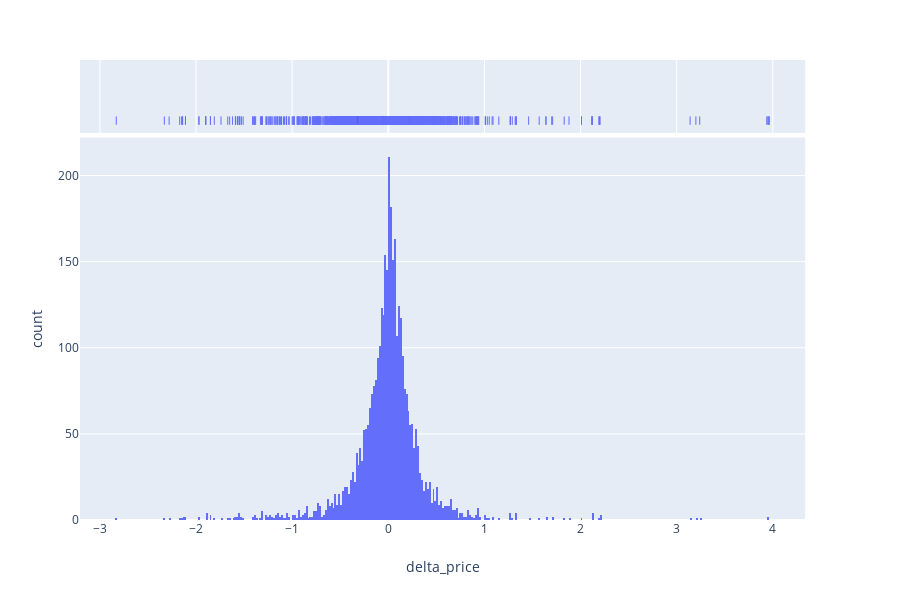

The code cell stored with this chart in its notebook:
### Code cell
px.histogram(twitter_df,x='delta_price',marginal='rug')#.hist(bins='auto')

### Figure 1 — Plotly figure (JSON) as saved in the notebook; plotly's stock layout.template omitted (floating-point values rounded to 4 significant figures; data arrays with more than 128 entries replaced by an {"elided": "..."} marker saying what was removed)
{"data": [{"alignmentgroup": "True", "bingroup": "x", "hoverlabel": {"namelength": 0}, "hovertemplate": "delta_price=%{x}<br>count=%{y}", "legendgroup": "", "marker": {"color": "#636efa"}, "name": "", "offsetgroup": "", "orientation": "v", "showlegend": false, "type": "histogram", "x": {"elided": "24020 float values"}, "xaxis": "x", "yaxis": "y"}, {"alignmentgroup": "True", "boxpoints": "all", "fillcolor": "rgba(255,255,255,0)", "hoverlabel": {"namelength": 0}, "hoveron": "points", "hovertemplate": "delta_price=%{x}", "jitter": 0, "legendgroup": "", "line": {"color": "rgba(255,255,255,0)"}, "marker": {"color": "#636efa", "symbol": "line-ns-open"}, "name": "", "offsetgroup": "", "showlegend": false, "type": "box", "x": {"elided": "24020 float values"}, "xaxis": "x2", "yaxis": "y2"}], "layout": {"barmode": "relative", "height": 600, "legend": {"tracegroupgap": 0}, "margin": {"t": 60}, "xaxis": {"anchor": "y", "domain": [0, 0.98], "title": {"text": "delta_price"}}, "xaxis2": {"anchor": "y2", "domain": [0, 0.98], "matches": "x", "showgrid": true, "showticklabels": false}, "yaxis": {"anchor": "x", "domain": [0, 0.8316], "title": {"text": "count"}}, "yaxis2": {"anchor": "x2", "domain": [0.8416, 1], "matches": "y2", "showgrid": false, "showticklabels": false}}}
